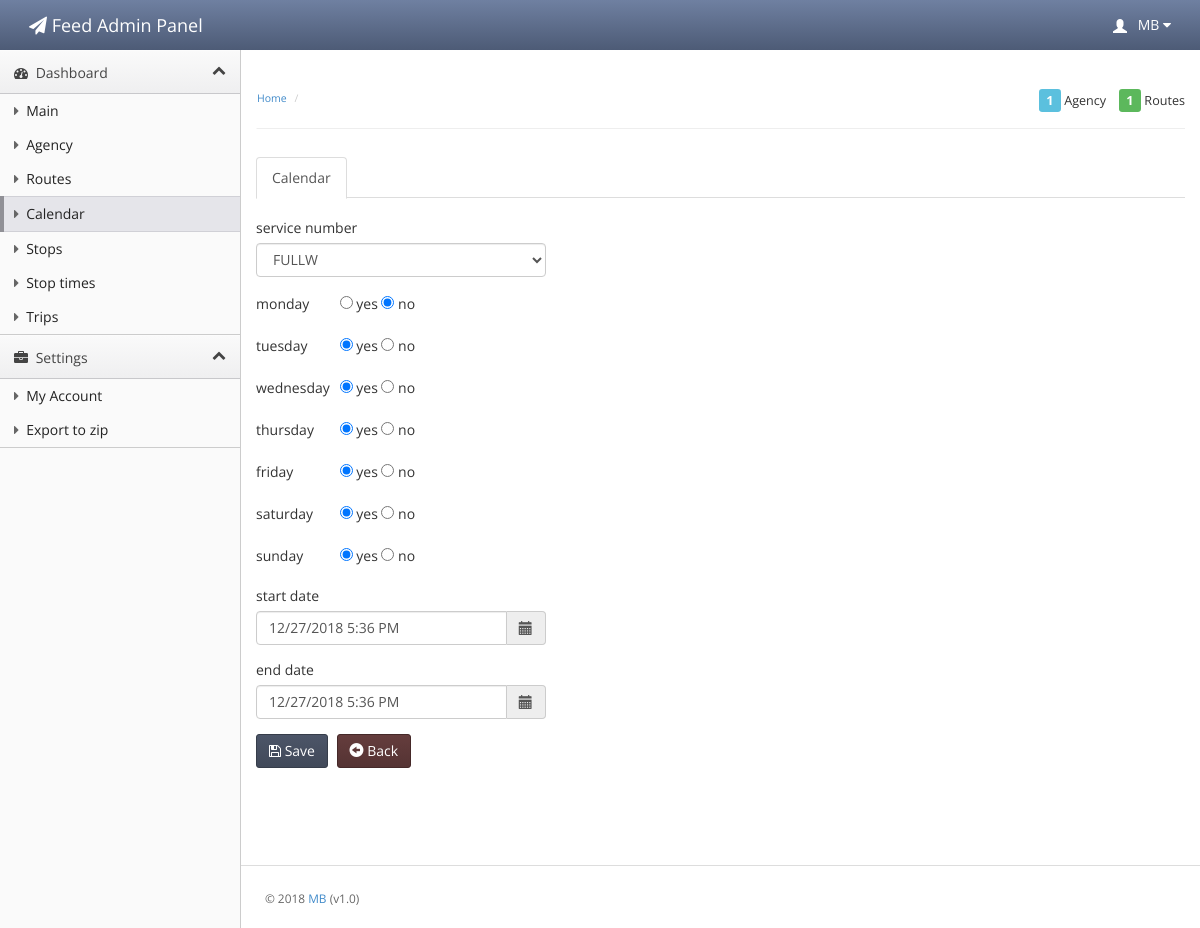
/calendar/edit/FULLW, run on the app's committed database.
### tables this page shows
CREATE TABLE calendar (service_id VARCHAR PRIMARY KEY, monday INTEGER, tuesday INTEGER, wednesday INTEGER, thursday INTEGER, friday INTEGER, saturday INTEGER, sunday INTEGER, start_date DATE, end_date DATE);

### application/core/MY_Loader.php (called while the page is built, shortened)
<?php
class MY_Loader extends CI_Loader {
    public function template($template_name, $vars = array(), $return = FALSE)
    {
        if($return):
        $content  = $this->view('header', $vars, $return);
        $content .= $this->view($template_name, $vars, $return);
        $content .= $this->view('footer', $vars, $return);
        return $content;
    else:
        $this->view($template_name, $vars);
    endif;
    }
}

### application/controllers/calendar.php (called while the page is built, shortened)
<?php
class Calendar extends CI_Controller {
    var $url = "calendar";
    public function __construct() {
        $this->load->model('calendar_model', 'model');
    }
    public function edit($id) {
        $data = $this->model->getCalendarRow($id);
        $this->load->template($this->url."/edit", ["data" => $data,
                                                   "sys_globals" => $GLOBALS["SYS_GLOBALS"]]);
    }
}

### index.php (called while the page is built, shortened)
<?php
require_once BASEPATH.'core/CodeIgniter.php';

### application/libraries/Message.php (called while the page is built, shortened)
<?php
class Message {
    public static function display($type = 'all', $print = false) {
        $data = '';
        if (!isset($_SESSION['flash_messages'])){
            return false;
        }
    }
}

### application/models/calendar_model.php (called while the page is built, shortened)
<?php
class Calendar_model extends CI_Model {
    public function getCalendarRow($id){
        $result = $this->db->query('select * from calendar where service_id =? limit 1', array($id))->row_array();
        return $result;
    }
}

### application/views/calendar/edit.php (the view, shortened to what this page needs)
<div class="main-content">
    <ul class="nav nav-tabs">
        <li class="active"><a href="#home" data-toggle="tab">Calendar</a></li>
    </ul>
    <div class="row">
        <div class="col-md-4">
            <br>
            <div id="myTabContent" class="tab-content">
                <div class="tab-pane active in" id="home">
                    <form id="userform" name="userform" action="/calendar/registration" method="post">
                        <div class="form-group">
                            <label>service number</label>
                            <?php echo form_dropdown('service_id', $sys_globals["service"], $data["service_id"], array('class' => 'form-control')); ?>
                        </div>
                        <div class="form-group">
                            <div class="form-check">
                                <label style="width: 80px;">monday&nbsp;</label>
                                <input class="form-check-input" name="monday" type="radio" id="mon_yes" value="1" <?php echo $data["monday"] == "1" ? "checked":""; ?> >
                                <label class="form-check-label" for="mon_yes">yes</label>
                                <input class="form-check-input" name="monday" type="radio" id="mon_no" value="0" <?php echo ($data["monday"] == "0" ? "checked":""); ?> >
                                <label class="form-check-label" for="mon_no">no</label>
                            </div>
                        </div>
                        <div class="form-group">
                            <div class="form-check">
                                <label style="width: 80px;">tuesday&nbsp;</label>
                                <input class="form-check-input" name="tuesday" type="radio" id="tue_yes" checked="checked" value="1" <?php echo $data["tuesday"] == "1" ? "checked":""; ?> >
                                <label class="form-check-label" for="tue_yes">yes</label>
                                <input class="form-check-input" name="tuesday" type="radio" id="tue_no" value="0" <?php echo $data["tuesday"] == "0" ? "checked":""; ?> >
                                <label class="form-check-label" for="tue_no">no</label>
                            </div>
                        </div>
                        <div class="form-group">
                            <div class="form-check">
                                <label style="width: 80px;">wednesday&nbsp;</label>
                                <input class="form-check-input" name="wednesday" type="radio" id="wed_yes" checked="checked" value="1" <?php echo $data["wednesday"] == "1" ? "checked":""; ?> >
                                <label class="form-check-label" for="wed_yes">yes</label>
                                <input class="form-check-input" name="wednesday" type="radio" id="wed_no" value="0" <?php echo $data["wednesday"] == "0" ? "checked":""; ?> >
                                <label class="form-check-label" for="wed_no">no</label>
                            </div>
                        </div>
                        <div class="form-group">
                            <div class="form-check">
                                <label style="width: 80px;">thursday&nbsp;</label>
                                <input class="form-check-input" name="thursday" type="radio" id="thu_yes" checked="checked" value="1" <?php echo $data["thursday"] == "1" ? "checked":""; ?> >
                                <label class="form-check-label" for="thu_yes">yes</label>
                                <input class="form-check-input" name="thursday" type="radio" id="thu_no" value="0" <?php echo $data["thursday"] == "0" ? "checked":""; ?> >
                                <label class="form-check-label" for="thu_no">no</label>
                            </div>
                        </div>
                        <div class="form-group">
                            <div class="form-check">
                                <label style="width: 80px;">friday&nbsp;</label>
                                <input class="form-check-input" name="friday" type="radio" id="fri_yes" checked="checked" value="1" <?php echo $data["friday"] == "1" ? "checked":""; ?> >
                                <label class="form-check-label" for="fri_yes">yes</label>
                                <input class="form-check-input" name="friday" type="radio" id="fri_no" value="0" <?php echo $data["friday"] == "0" ? "checked":""; ?> >
                                <label class="form-check-label" for="fri_no">no</label>
                            </div>
                        </div>
                        <div class="form-group">
                            <div class="form-check">
                                <label style="width: 80px;">saturday&nbsp;</label>
                                <input class="form-check-input" name="saturday" type="radio" id="sat_yes" checked="checked" value="1" <?php echo $data["saturday"] == "1" ? "checked":""; ?> >
                                <label class="form-check-label" for="sat_yes">yes</label>
                                <input class="form-check-input" name="saturday" type="radio" id="sat_no" value="0" <?php echo $data["saturday"] == "0" ? "checked":""; ?> >
                                <label class="form-check-label" for="sat_no">no</label>
                            </div>
                        </div>
                        <div class="form-group">
                            <div class="form-check">
                                <label style="width: 80px;">sunday&nbsp;</label>
                                <input class="form-check-input" name="sunday" type="radio" id="sun_yes" checked="checked" value="1" <?php echo $data["sunday"] == "1" ? "checked":""; ?> >
                                <label class="form-check-label" for="sun_yes">yes</label>
                                <input class="form-check-input" name="sunday" type="radio" id="sun_no" value="0" <?php echo $data["sunday"] == "0" ? "checked":""; ?> >
                                <label class="form-check-label" for="sun_no">no</label>
                            </div>
                        </div>
                        <div class="form-group">
                            <label>start date</label>
                            <div class="input-group date datepicker">
                                <input type="text" name="start_date" value="<?php echo $data["start_date"]; ?>" class="form-control">
                                <span class="input-group-addon"><span class="glyphicon glyphicon-calendar"></span></span>
                            </div>
                        </div>
                        <div class="form-group">
                            <label>end date</label>
                            <div class="input-group date datepicker">
                                <input type="text" name="end_date" value="<?php echo $data["end_date"]; ?>" class="form-control">
                                <span class="input-group-addon"><span class="glyphicon glyphicon-calendar"></span></span>
                            </div>
                        </div>
                    </form>
                </div>
            </div>
            <div class="btn-toolbar list-toolbar">
                <button class="btn btn-primary" onclick="$('#userform').submit();"><i class="fa fa-save"></i> Save</button>
                <a href="/calendar" data-toggle="modal" class="btn btn-danger"><i class="glyphicon glyphicon-circle-arrow-left"></i> Back</a>
            </div>
        </div>
    </div>
</div>

### assets/css/theme.css (style rules this page uses)
body { background: #fafafa; background-position: initial initial; background-repeat: initial initial; margin: 0px; padding: 0px; }
body, h1, h2, h3, h4, h5, h6, p, a, .h1, .h2, .h3, .h4, .h5, .h6 { font-family: 'Open Sans', helvetica, arial, sans-serif; }
label { font-weight: normal; }
.nav-tabs > li { margin-bottom: -2px; }
.btn-toolbar.list-toolbar { margin-bottom: 1em; }
.btn { -webkit-border-radius: 3px; -moz-border-radius: 3px; border-radius: 3px; }
.btn-primary { background-color: #414959; background-image: -webkit-gradient(linear, 0 0, 0 100%, from(#4c5568), to(#414959)); border: 1px solid #363d4a; font-weight: normal; }
.btn-danger { background-color: #553333; background-image: -webkit-gradient(linear, 0 0, 0 100%, from(#653d3d), to(#553333)); border: 1px solid #452929; font-weight: normal; }

### data on the page
calendar: service_id "FULLW", monday "☐ yes", monday "☑ no", tuesday "☑ yes", tuesday "☐ no", wednesday "☑ yes", wednesday "☐ no", thursday "☑ yes", thursday "☐ no", friday "☑ yes", friday "☐ no", saturday "☑ yes", saturday "☐ no", sunday "☑ yes", sunday "☐ no", start_date "12/27/2018 5:36 PM", end_date "12/27/2018 5:36 PM"
